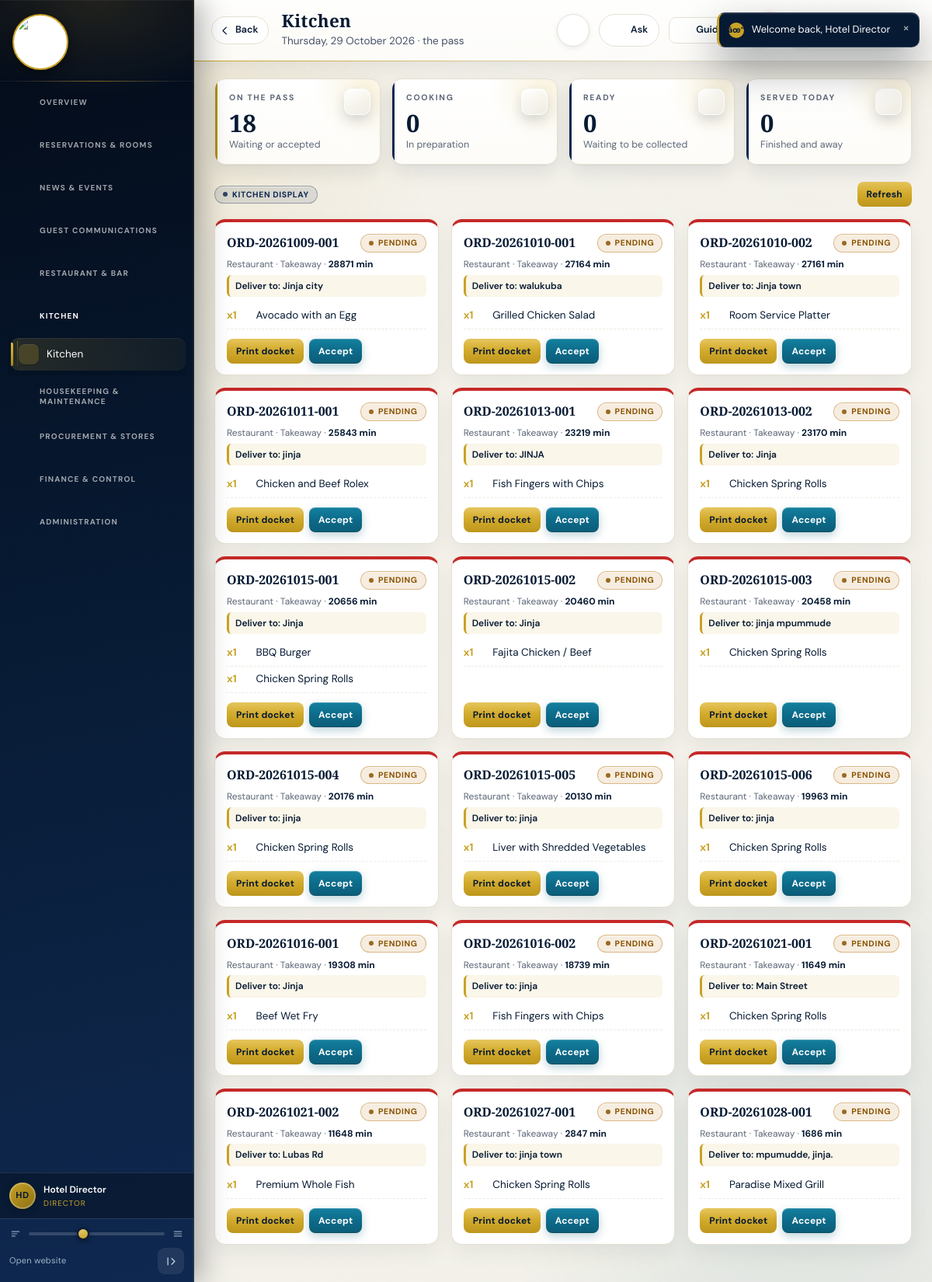
Screenshot of /backend-php/index.php?page=kitchen (signed in) with the database file from the repository.
### tables this page shows
CREATE TABLE `orders` (
  `id` bigint(20) UNSIGNED NOT NULL,
  `hotel_id` bigint(20) UNSIGNED NOT NULL,
  `user_id` bigint(20) UNSIGNED NOT NULL,
  `shift_id` bigint(20) UNSIGNED DEFAULT NULL,
  `order_number` varchar(60) NOT NULL,
  `outlet` enum('restaurant','bar','room_service') NOT NULL,
  `order_type` enum('table','room','takeaway','delivery') NOT NULL,
  `table_name` varchar(60) DEFAULT NULL,
  `room_id` bigint(20) UNSIGNED DEFAULT NULL,
  `customer_name` varchar(160) DEFAULT NULL,
  `customer_phone` varchar(40) DEFAULT NULL,
  `customer_email` varchar(190) DEFAULT NULL,
  `delivery_address` varchar(255) DEFAULT NULL,
  `delivery_notes` text DEFAULT NULL,
  `status` enum('pending','accepted','preparing','ready','served','partially_paid','paid','cancelled') DEFAULT 'pending',
  `discount` decimal(14,2) DEFAULT 0.00,
  `subtotal` decimal(14,2) DEFAULT 0.00,
  `tax` decimal(14,2) DEFAULT 0.00,
  `total` decimal(14,2) DEFAULT 0.00,
  `created_at` timestamp NULL DEFAULT NULL,
  `deleted_at` timestamp NULL DEFAULT NULL,
  `deleted_by` bigint(20) UNSIGNED DEFAULT NULL
);

### backend-php/modules/kitchen.php (the view, shortened to what this page needs)
<?php
$active=rows("SELECT o.*,(SELECT oi.notes FROM order_items oi WHERE oi.order_id=o.id AND oi.notes<>'' ORDER BY oi.id LIMIT 1) any_notes
 FROM orders o WHERE o.status IN('pending','accepted','preparing','ready') ORDER BY o.id ASC");
$done=rows("SELECT o.* FROM orders o WHERE o.status IN('served','cancelled') AND DATE(o.created_at)=CURDATE() ORDER BY o.id DESC LIMIT 12");
$lines=[];
$ids=array_map(static fn(array $r): int=>(int)$r['id'],array_merge($active,$done));
if($ids){
 foreach(rows('SELECT oi.order_id,oi.quantity,oi.notes,'.hp_order_item_name_sql().' FROM order_items oi LEFT JOIN menu_items mi ON mi.id=oi.menu_item_id WHERE oi.order_id IN('.implode(',',array_map('intval',$ids)).') ORDER BY oi.id',[]) as $l){
  $lines[(int)$l['order_id']][]=$l;
 }
}
echo '<div class="kpis">';
echo '</div>';
echo '<div class="toolbar"><div class="bar"><span class="badge" style="background:#0f28501a;color:#0f2850;border:1px solid #0f285055">Kitchen display</span></div>';
echo '<button class="btn sm" type="button" onclick="location.reload()">Refresh</button></div>';
echo '<div class="board">';
foreach($active as $o){
 $oid=(int)$o['id'];
 $tone=($o['status']==='ready'?'ready':($o['status']==='preparing'?'cook':($o['status']==='pending'?'new':'wait')));
 $mins=max(0,(int)floor((time()-strtotime((string)$o['created_at']))/60));
 echo '<article class="docket docket_'.$tone.'">';
 echo '<header><b>'.e($o['order_number']).'</b>'.status_badge($o['status']).'</header>';
 echo '<p class="docketMeta">'.e(ucfirst((string)$o['outlet'])).' &middot; '.e($o['order_type']==='room'?'Room service':ucfirst((string)$o['order_type']));
 echo ' &middot; <b>'.$mins.' min</b></p>';
 $d=order_delivery($o);
 if($d['address']) echo '<p class="docketAddr">Deliver to: '.e($d['address']).'</p>';
 echo '<ul class="docketItems">';
 foreach($lines[$oid]??[] as $l){
  $qty=(float)$l['quantity'];
  $q=abs($qty-floor($qty))<0.001?(string)(int)$qty:(string)$qty;
  echo '<li><b>x'.$q.'</b> '.e((string)($l['name']??'Item removed'));
  echo '</li>';
 }
 echo '</ul>';
 echo '<footer>';
 echo '<button class="btn sm" type="button" onclick="printReceipt('.$oid.')">Print docket</button>';
 if($o['status']==='pending') echo '<form method="post" action="'.BASE.'/index.php?page=kitchen">'.csrf_field().'<input type="hidden" name="oid" value="'.$oid.'"><input type="hidden" name="do" value="accept"><button class="btn sm blue">Accept</button></form>';
 echo '</footer></article>';
}
echo '</div>';

### backend-php/app/bootstrap.php (shortened to what this page needs)
<?php
if(!function_exists('hp_config')){
 function hp_config(): array{
  $file=__DIR__.'/../config.php';
  if(!is_readable($file)) return $cfg=[];
  $got=include $file;
  return $cfg=is_array($got)?$got:[];
 }
}
function db_config(): array{
 $fromFile=hp_config();
 $fromConfig=function(string $path) use($fromFile){
  $node=$fromFile;
  foreach(explode('.',$path) as $step){
   if(!is_array($node)||!array_key_exists($step,$node)) return null;
   $node=$node[$step];
  }
  return $node;
 };
 $pick=function(string $path,string $env,string $fallback) use($fromConfig): string{
  $v=getenv($env);
  if(is_string($v)&&$v!=='') return $v;
  $v=$fromConfig($path);
  if(is_string($v)&&$v!=='') return $v;
  return $fallback;
 };
 $host=$pick('db.host','HP_DB_HOST','127.0.0.1');
 $port=$pick('db.port','HP_DB_PORT','');
 return $cfg=[
  'dsn'=>'mysql:host='.$host.($port!==''?';port='.$port:'').';charset=utf8mb4',
  'host'=>$host,'port'=>$port,
  'name'=>$pick('db.name','HP_DB_NAME','hotelpardise_system'),
  'user'=>$pick('db.user','HP_DB_USER','hotelpardise_system'),
  'pass'=>$pick('db.pass','HP_DB_PASS',''),
  'web'=>[
   'name'=>$pick('web_db.name','HP_WEB_DB_NAME','hotelpardise_website'),
   'user'=>$pick('web_db.user','HP_WEB_DB_USER','hotelpardise_website'),
   'pass'=>$pick('web_db.pass','HP_WEB_DB_PASS',''),
  ],
 ];
}
function db_connect(string $dsn,string $dbName,string $user,string $pass): PDO{
  try{
   return new PDO($dsn.';dbname='.$dbName,$user,$pass,[
    PDO::ATTR_ERRMODE=>PDO::ERRMODE_EXCEPTION,
    PDO::ATTR_DEFAULT_FETCH_MODE=>PDO::FETCH_ASSOC
   ]);
  }catch(PDOException $e){
   $reason=db_failure_reason($e,$dbName,$user);
   error_log('[hotel db] cannot open '.$dbName.' as '.$user.'@'.db_config()['host']
    .' [SQLSTATE '.$e->getCode().']: '.$reason);
   throw new RuntimeException($reason,0);
  }
}
function db(): PDO{
  static $pdo=null;
  if($pdo===null){
   $c=db_config();
   try{
    $pdo=db_connect($c['dsn'],$c['name'],$c['user'],$c['pass']);
   }catch(RuntimeException $e){
    db_setup_page($e->getMessage());
   }
  }
  return $pdo;
}
function q(string $sql,array $p=[]){ $st=db()->prepare($sql); $st->execute($p); return $st; }
function rows(string $sql,array $p=[]){ return q($sql,$p)->fetchAll(); }
function hp_column_exists(string $table,string $col): bool{
 try{
  $pattern=str_replace(['\\','_','%'],['\\\\','\\_','\\%'],$col);
  $st=db()->query('SHOW COLUMNS FROM `'.$table.'` LIKE '.db()->quote($pattern));
  return (bool)$st->fetch();
 }catch(Throwable $e){ return false; }
}
function hp_order_item_name_sql(string $itemAlias='oi',string $menuAlias='mi'): string{
 $item=preg_replace('/[^A-Za-z0-9_]/','',(string)$itemAlias) ?: 'oi';
 $menu=preg_replace('/[^A-Za-z0-9_]/','',(string)$menuAlias) ?: 'mi';
 $custom=hp_column_exists('order_items','custom_name')?"NULLIF($item.custom_name,'')":'NULL';
 return "COALESCE($menu.name,$custom,'Custom item') AS name";
}
function e($v=null): string{ return htmlspecialchars((string)$v,ENT_QUOTES,'UTF-8'); }
function roles_of(): array{ return $_SESSION['roles']??[]; }
function page_allowed(string $page): bool{
 $r=roles_of();
 $map=page_caps();
 $allowed=$map[$page];
 if($allowed===[]) return true;
 return (bool)array_intersect($r,$allowed);
}
function badge(string $text,string $tone='grey'): string{
 static $tones=['ok'=>1,'warn'=>1,'bad'=>1,'gold'=>1,'navy'=>1,'blue'=>1,'grey'=>1];
 $t=isset($tones[$tone])?$tone:'grey';
 return '<span class="badge '.e($t).'">'.e($text).'</span>';
}

### rows the page displays
orders: order_number "ORD-20261009-001", status "PENDING", outlet "Restaurant", order_type "Takeaway", created_at "28871", delivery_address "Jinja city", q "1", name "Avocado with an Egg"
orders: order_number "ORD-20261010-001", status "PENDING", outlet "Restaurant", order_type "Takeaway", created_at "27164", delivery_address "walukuba", q "1", name "Grilled Chicken Salad"
orders: order_number "ORD-20261010-002", status "PENDING", outlet "Restaurant", order_type "Takeaway", created_at "27161", delivery_address "Jinja town", q "1", name "Room Service Platter"
orders: order_number "ORD-20261011-001", status "PENDING", outlet "Restaurant", order_type "Takeaway", created_at "25843", delivery_address "jinja", q "1", name "Chicken and Beef Rolex"
orders: order_number "ORD-20261013-001", status "PENDING", outlet "Restaurant", order_type "Takeaway", created_at "23219", delivery_address "JINJA", q "1", name "Fish Fingers with Chips"
orders: order_number "ORD-20261013-002", status "PENDING", outlet "Restaurant", order_type "Takeaway", created_at "23170", address "Jinja", q "1", name "Chicken Spring Rolls"
orders: order_number "ORD-20261015-001", status "PENDING", outlet "Restaurant", order_type "Takeaway", created_at "20656", address "Jinja", q "1", name "BBQ Burger", name "Chicken Spring Rolls"
orders: order_number "ORD-20261015-002", status "PENDING", outlet "Restaurant", order_type "Takeaway", created_at "20460", address "Jinja", q "1", name "Fajita Chicken / Beef"
orders: order_number "ORD-20261015-003", status "PENDING", outlet "Restaurant", order_type "Takeaway", created_at "20458", delivery_address "jinja mpummude", q "1", name "Chicken Spring Rolls"
orders: order_number "ORD-20261015-004", status "PENDING", outlet "Restaurant", order_type "Takeaway", created_at "20176", address "jinja", q "1", name "Chicken Spring Rolls"
orders: order_number "ORD-20261015-005", status "PENDING", outlet "Restaurant", order_type "Takeaway", created_at "20130", address "jinja", q "1", name "Liver with Shredded Vegetables"
orders: order_number "ORD-20261015-006", status "PENDING", outlet "Restaurant", order_type "Takeaway", created_at "19963", address "jinja", q "1", name "Chicken Spring Rolls"
orders: order_number "ORD-20261016-001", status "PENDING", outlet "Restaurant", order_type "Takeaway", created_at "19308", address "Jinja", q "1", name "Beef Wet Fry"
orders: order_number "ORD-20261016-002", status "PENDING", outlet "Restaurant", order_type "Takeaway", created_at "18739", address "jinja", q "1", name "Fish Fingers with Chips"
orders: order_number "ORD-20261021-001", status "PENDING", outlet "Restaurant", order_type "Takeaway", created_at "11649", delivery_address "Main Street", q "1", name "Chicken Spring Rolls"
orders: order_number "ORD-20261021-002", status "PENDING", outlet "Restaurant", order_type "Takeaway", created_at "11648", delivery_address "Lubas Rd", q "1", name "Premium Whole Fish"
orders: order_number "ORD-20261027-001", status "PENDING", outlet "Restaurant", order_type "Takeaway", created_at "2847", delivery_address "jinja town", q "1", name "Chicken Spring Rolls"
orders: order_number "ORD-20261028-001", status "PENDING", outlet "Restaurant", order_type "Takeaway", created_at "1686", delivery_address "mpumudde, jinja.", q "1", name "Paradise Mixed Grill"

### other values shown
$group['label'] "OVERVIEW"
$group['label'] "RESERVATIONS & ROOMS"
$group['label'] "NEWS & EVENTS"
$group['label'] "GUEST COMMUNICATIONS"
$group['label'] "RESTAURANT & BAR"
$group['label'] "KITCHEN"
$label "Kitchen"
$group['label'] "HOUSEKEEPING & MAINTENANCE"
$group['label'] "PROCUREMENT & STORES"
$group['label'] "FINANCE & CONTROL"
$group['label'] "ADMINISTRATION"
initials($me) "HD"
$me "Hotel Director"
$role "DIRECTOR"
$title "Kitchen"
